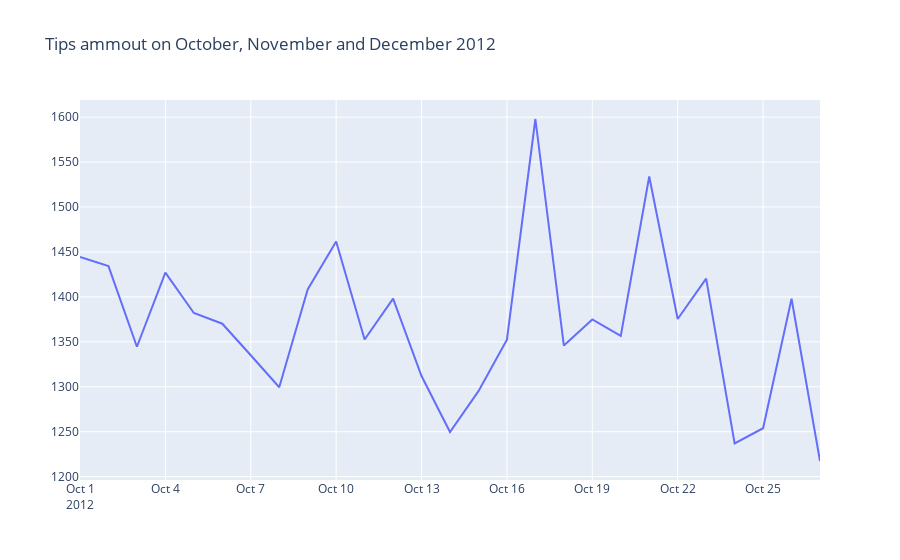

The notebook cell this image was saved under:
### Markdown cell above
### 4. Faça um gráfico de série temporal contando a quantidade de gorjetas de cada dia nos últimos 3 meses de 2012.

### Code cell
query = """
SELECT DATE(pickup_datetime) as day, 
       SUM(tip_amount) as tips
FROM trips 
WHERE extract(YEAR from pickup_datetime) = 2012 
  AND extract(MONTH from pickup_datetime) IN (10, 11, 12)
GROUP BY DATE(pickup_datetime)
ORDER BY DATE(pickup_datetime)
"""

tips = spark.sql(query)

pd_tips = tips.toPandas()

fig = go.Figure(data=go.Scatter(x=pd_tips.day, y=pd_tips.tips))
fig.update_layout(title = "Tips ammout on October, November and December 2012")
fig.show()

### Figure 1 — Plotly figure (JSON) as saved in the notebook; plotly's stock layout.template omitted (floating-point values rounded to 4 significant figures)
{"data": [{"type": "scatter", "x": ["2012-10-01", "2012-10-02", "2012-10-03", "2012-10-04", "2012-10-05", "2012-10-06", "2012-10-07", "2012-10-08", "2012-10-09", "2012-10-10", "2012-10-11", "2012-10-12", "2012-10-13", "2012-10-14", "2012-10-15", "2012-10-16", "2012-10-17", "2012-10-18", "2012-10-19", "2012-10-20", "2012-10-21", "2012-10-22", "2012-10-23", "2012-10-24", "2012-10-25", "2012-10-26", "2012-10-27"], "y": [1444.0, 1434.0, 1345.0, 1427.0, 1382.0, 1370.0, 1335.0, 1299.0, 1408.0, 1462.0, 1353.0, 1398.0, 1312.0, 1250.0, 1295.0, 1352.0, 1598.0, 1346.0, 1375.0, 1357.0, 1534.0, 1375.0, 1420.0, 1237.0, 1254.0, 1398.0, 1217.0]}], "layout": {"title": {"text": "Tips ammout on October, November and December 2012"}}}
